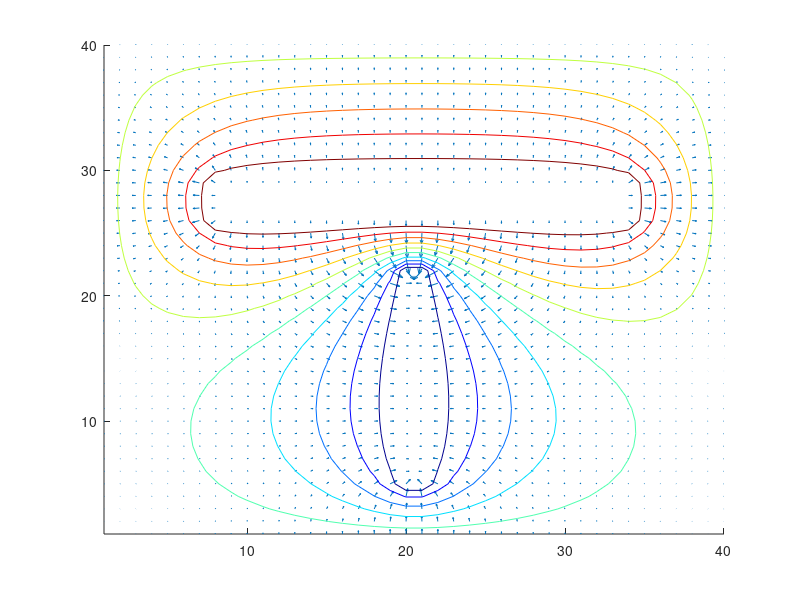

The MATLAB script that drew this image: (Note: this script raises an error after producing the figure.)
% Resolution equation de Laplace
%
clear
close all
clc

%% Dimensions / maillage
dx=1; % cm
dy=1; % cm
Nx = 40;
Ny = 40;

%% Potentiels / sources
v0 = 0; % condition aux limites (en V)
v1 = 100; % conducteur 1
v2 = -100; % conducteur 2

% Initialisation la matrice de calcul
V = zeros(Nx,Ny); % mettre toute la matrice a zero
Vold=zeros(Nx,Ny);
N=1;
diff=v1;
seuil=0.001;

%Condition aux limites 
V(1,1:Ny)=v0;
V(Nx,1:Ny)=v0;
V(1:Nx,1)=v0;
V(1:Nx,Ny)=v0;
%sources
V(26:29,8:34)=v1;
V(5:22,20:21)=v2;


%% Equation de calcul

while diff > seuil
    N=N+1;
    i=2:Nx-1;
    j=2:Ny-1;
    Vold=V;
    V(i,j)=0.25*( V(i+1,j) + V(i-1,j) + V(i,j+1) + V(i,j-1) );
       
    %Condition aux limites 
    V(1,1:Ny)=v0;
    V(Nx,1:Ny)=v0;
    V(1:Nx,1)=v0;
    V(1:Nx,Ny)=v0;
    %sources
    V(26:29,8:34)=v1;
    V(5:22,20:21)=v2;
    diff=max(max(Vold-V));
    %diff= norm(abs(Vold-V)); %énormément de changement au niveau du nombre d'itération en utilisant la norme au lieu du max
end

[Ex,Ey]=gradient(V);
Ex=-Ex;
Ey=-Ey;
x=1:Nx;
y=1:Ny;



%% Figure
figure(1)
hold on
colormap(jet);
quiver(x,y,Ex,Ey)
contour(V);
title("le nombre d'itération est :", N)
hold off